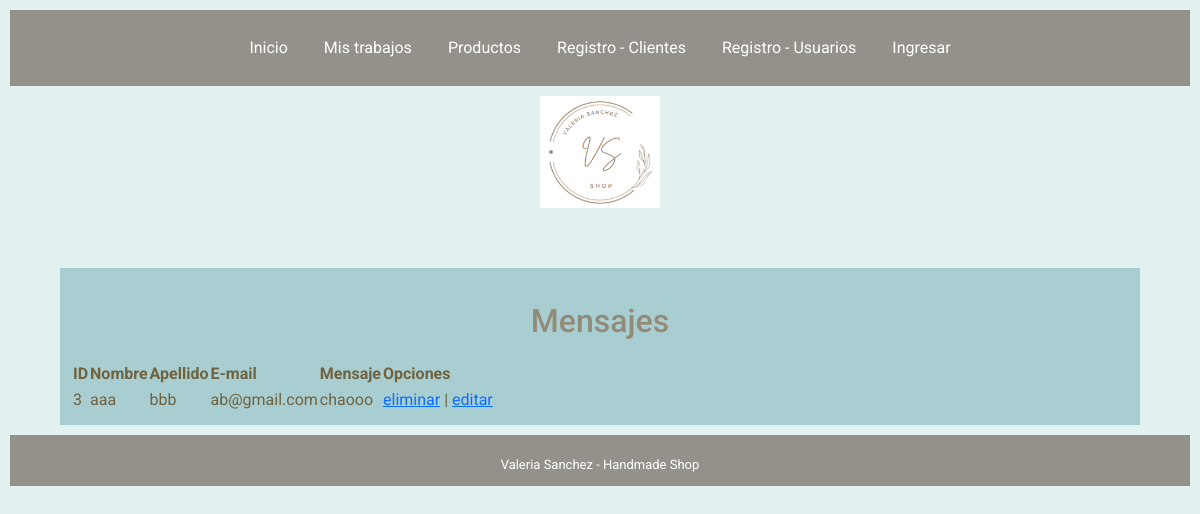
The page /mensaje_mail/ab@gmail.com/ on the database its author committed.
### aplicacion1/models.py (models this page shows)
class Mensaje(models.Model):
    nombre=models.CharField(max_length=50, null=False)
    apellido=models.CharField(max_length=100, null=False)
    email=models.EmailField()
    mensaje=models.CharField(max_length=500, null=False)

### aplicacion1/views.py (the view)
# urls.py: path('mensaje_mail/<str:email>/', views.mensaje_mail, name='mensaje_mail'),
def mensaje_mail(request,email):
    email_list = Mensaje.objects.filter(email=email)
    return render(request, 'aplicacion1/mensaje_mail.html', {"correo":email_list})

### aplicacion1/templates/aplicacion1/mensaje_mail.html (shortened to what this page needs)
{%extends 'base_layout.html'%}{%block content%}
<body >
<div id="tabla_usuarios">
<header>
  <h1>Mensajes</h1>
</header>
    <table id="example" class="stripe" >
      <thead>
        <tr>
          <th>ID</th>
          <th>Nombre</th>
          <th>Apellido</th>
          <th>E-mail</th>
          <th>Mensaje</th>
          <th>Opciones</th>
        </tr>
      </thead>
      <tbody>
        {% for men in correo %}
        <tr>
          <td>{{men.id}}</td>
          <td>{{men.nombre}}</td>
          <td>{{men.apellido}}</td>
          <td>{{men.email}}</td>
          <td>{{men.mensaje}}</td>
          <td><a href="/eliminar_mensaje/{{men.id}}">eliminar</a> | <a href="/editar_mensaje/{{men.id}}">editar</a></td>
        </tr>
        {% endfor %}
      </tbody>
    </table>
</div>
</body>
</html>
{%endblock content%}

### aplicacion1/static/aplicacion1/style.css (style rules this page uses)
body { font-family: 'Roboto', sans-serif; background-color: rgb(228, 241, 241); }
h1 { text-align: center; color: rgb(146, 139, 120); font-size: xx-large; }
header { text-align: center; color: rgba(30, 39, 46,1.0); margin:2%; }
header h1 { text-align: center; text-align: center; color: rgb(146, 139, 120); font-size: xx-large; }
::placeholder { color: rgb(146, 139, 120); font-size: 90%; }
#tabla_usuarios { padding: 1%; margin-top: 5%; margin-right: 5%; margin-left: 5%; color:rgb(112, 98, 61); background-color: rgba(161, 202, 206, 0.87); }
::marker { color: rgb(146, 139, 120); font-size: 90%; }

### rows shown on the page
Mensaje: id "3", nombre "aaa", apellido "bbb", email "ab@gmail.com", mensaje "chaooo"
